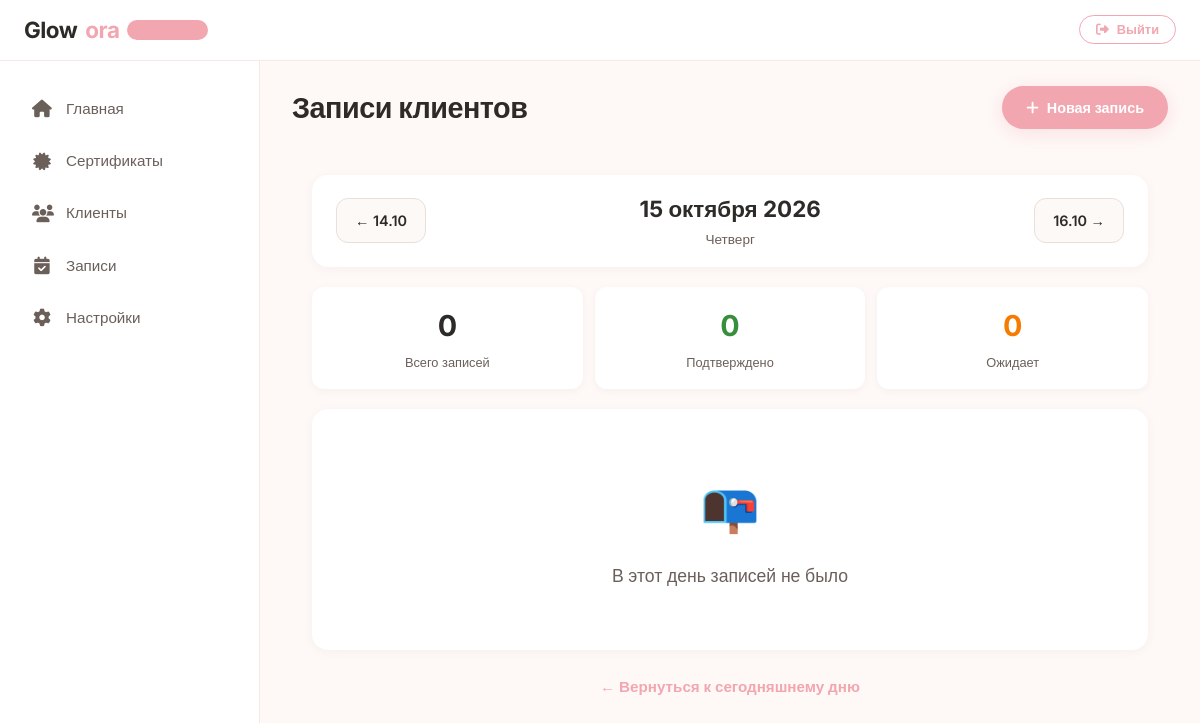
Page /admin-dashboard/bookings/?date=2026-10-15 (signed in) on the earlier database version.
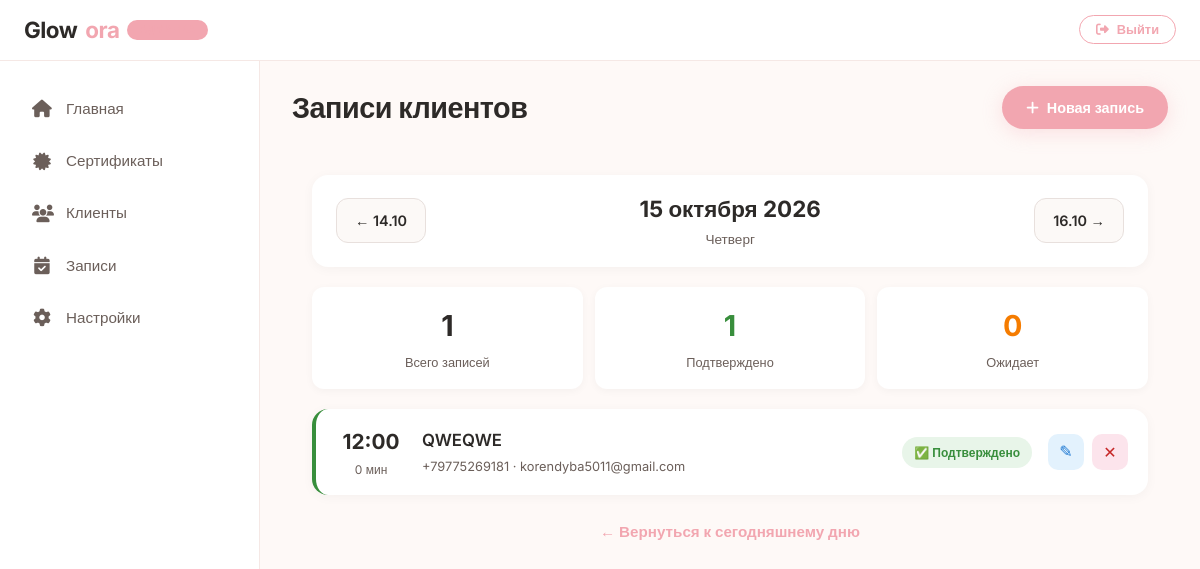
Same page on the later database version.
### booking_app/models.py (models this page shows, shortened)
class Booking(models.Model):
    STATUS_CHOICES = [
        ('pending', '⏳ Ожидает подтверждения'),
        ('confirmed', '✅ Подтверждено'),
        ('cancelled', '❌ Отменено'),
    ]
    client_name = models.CharField('Имя клиента', max_length=100)
    phone = models.CharField('Телефон', max_length=20)
    email = models.EmailField('Электронная почта', blank=True, null=True)
    services = models.ManyToManyField(
        'beauty_app.Service',
        verbose_name='Услуги',
        related_name='bookings'
    )
    appointment_datetime = models.DateTimeField('Дата и время записи')
    status = models.CharField('Статус', max_length=20, choices=STATUS_CHOICES, default='confirmed')
    google_event_id = models.CharField('ID события в Google', max_length=255, blank=True, null=True, editable=False)
    created_at = models.DateTimeField('Создано', auto_now_add=True)
    updated_at = models.DateTimeField('Обновлено', auto_now=True)
    class Meta:
        verbose_name = 'Запись клиента'
        verbose_name_plural = 'Записи клиентов'
        ordering = ['-appointment_datetime']
        db_table = 'beauty_app_booking' # <-- ТРЮК: используем старую таблицу в БД
    @property
    def total_duration(self):
        return sum(s.duration for s in self.services.all() if s.duration)

### booking_app/views.py (the view)
# urls.py: path('admin-dashboard/bookings/', views.BookingsListView.as_view(), name='bookings_list'),
class BookingsListView(AdminRequiredMixin, TemplateView):
    template_name = 'booking_app/admin/bookings_list.html'
    def get_context_data(self, **kwargs):
        context = super().get_context_data(**kwargs)
        date_str = self.request.GET.get('date')
        if date_str:
            try:
                current_date = datetime.strptime(date_str, '%Y-%m-%d').date()
            except ValueError:
                current_date = timezone.now().date()
        else:
            current_date = timezone.now().date()
        bookings = Booking.objects.filter(
            appointment_datetime__date=current_date,
            status__in=['pending', 'confirmed']
        ).order_by('appointment_datetime')
        context['current_date'] = current_date
        context['bookings'] = bookings
        context['total_bookings'] = bookings.count()
        context['confirmed_count'] = bookings.filter(status='confirmed').count()
        context['pending_count'] = bookings.filter(status='pending').count()
        context['prev_date'] = current_date - timedelta(days=1)
        context['next_date'] = current_date + timedelta(days=1)
        context['today'] = timezone.now().date()
        return context

### beauty_app/context_processors.py (called while the page is built)
def faq_context(request):
    faqs = FAQ.objects.filter(is_active=True).order_by('order', 'created_at')
    return {'faqs': faqs}

### booking_app/context_processors.py (called while the page is built)
def pwa_settings(request):
    return {
        'VAPID_PUBLIC_KEY': getattr(settings, 'VAPID_PUBLIC_KEY', ''),
    }

### booking_app/views.py (called while the page is built)
    def test_func(self):
        return self.request.user.is_authenticated and self.request.user.is_staff

### booking_app/templates/booking_app/admin/bookings_list.html (shortened to what the changed rows need)
{% extends 'dashboard_base.html' %}
{% load static %}
{% block page_title %}Записи клиентов{% endblock %}
{% block content %}
<div class="bookings-container">
    <div class="date-navigator">
        <div class="current-date-display">
            <h2 class="date-title">
                {% if current_date == today %}
                    Сегодня
                {% elif current_date == today|add:"1" %}
                    Завтра
                {% else %}
                    {{ current_date|date:"d E Y" }}
                {% endif %}
            </h2>
        </div>
    </div>
    <div class="day-stats">
        <div class="stat-item">
            <span class="stat-number">{{ total_bookings }}</span>
            <span class="stat-label">Всего записей</span>
        </div>
        <div class="stat-item confirmed">
            <span class="stat-number">{{ confirmed_count }}</span>
            <span class="stat-label">Подтверждено</span>
        </div>
    </div>
    <div class="bookings-list">
        {% if bookings %}
            {% for booking in bookings %}
            <div class="booking-card status-{{ booking.status }}"
                 data-edit-url="{% url 'booking_app:booking_edit' booking.pk %}">
                <div class="booking-time">
                    <div class="time">{{ booking.appointment_datetime|date:"H:i" }}</div>
                    <div class="duration">{{ booking.total_duration }} мин</div>
                </div>
                <div class="booking-info">
                    <div class="client-name">{{ booking.client_name }}</div>
                    <div class="client-contact">
                        <a href="tel:{{ booking.phone }}" class="contact-link">{{ booking.phone }}</a>
                        {% if booking.email %}
                            · <a href="mailto:{{ booking.email }}" class="contact-link">{{ booking.email }}</a>
                        {% endif %}
                    </div>
                </div>
                <div class="booking-status">
                    <span class="status-badge status-{{ booking.status }}">
                        {{ booking.get_status_display }}
                    </span>
                </div>
                <div class="booking-actions">
                    <a href="{% url 'booking_app:booking_edit' booking.pk %}" class="action-btn edit" title="Редактировать">✎</a>
                    <form method="post" action="{% url 'booking_app:booking_cancel' booking.pk %}" class="action-form"
                          onsubmit="return confirm('Отменить запись {{ booking.client_name }}?');">
                        <button type="submit" class="action-btn cancel" title="Отменить">✕</button>
                    </form>
                </div>
            </div>
            {% endfor %}
        {% else %}
            <div class="no-bookings">
                <div class="no-bookings-icon">📭</div>
                <div class="no-bookings-text">
                    {% if current_date == today %}
                        На сегодня записей нет
                    {% elif current_date < today %}
                        В этот день записей не было
                    {% else %}
                        На этот день ещё нет записей
                    {% endif %}
                </div>
            </div>
        {% endif %}
    </div>
</div>
{% endblock %}

Differences in the rows shown:
now on this page (row edited): Booking: appointment_datetime "12:00", total_duration "0", client_name "QWEQWE", phone "+79775269181", email "korendyba5011@gmail.com", status "✅ Подтверждено"
Other differences:
{{ total_bookings }}: "0" → "1"
{{ confirmed_count }}: "0" → "1"
text no longer shown: "📭 В этот день записей не было"
